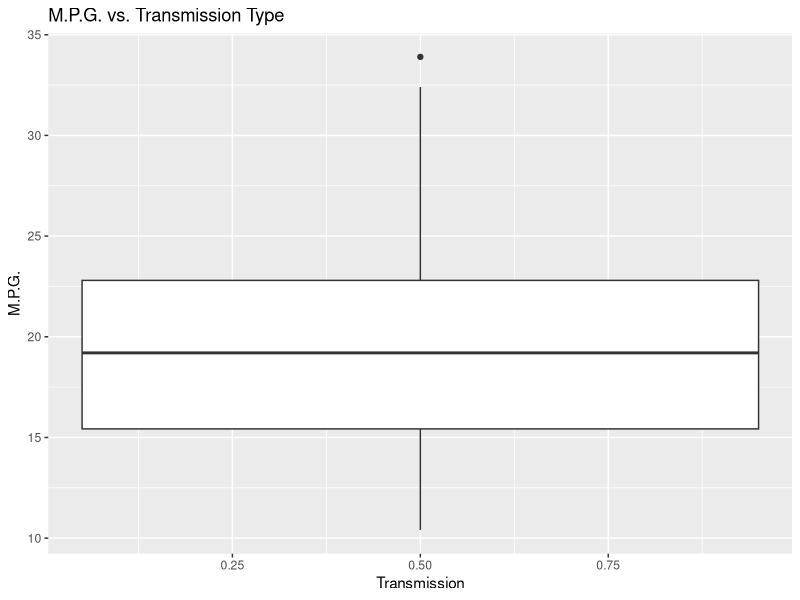

Recreate this plot in R.
library(dplyr)
library(ggplot2)

data("mtcars")
# head(mtcars)

# factorLevels <- list(
#   cyl = paste(sort(unique(mtcars$cyl)), "Cylinder", sep = " "), 
#   vs = c("V", "Straight"), 
#   am = c("Automatic", "Manual"), 
#   gear = paste(sort(unique(mtcars$gear)), "Speed", sep = " "), 
#   carb = sort(unique(mtcars$carb))
# )
# 
# for(nm in names(factorLevels))
#   mtcars[, nm] <- factor(mtcars[, nm], labels = factorLevels[[nm]])

# Box Plot MPG vs. Transmission Type
ggplot(aes(am, mpg), data = mtcars) + 
  geom_boxplot(aes(fill = am)) + 
  labs(x = "Transmission", y = "M.P.G.", title = "M.P.G. vs. Transmission Type")

# Choose a model by AIC in a Stepwise Algorithm
slm <- step(lm(data = mtcars, mpg ~ .), direction = "both")
summary(slm)



